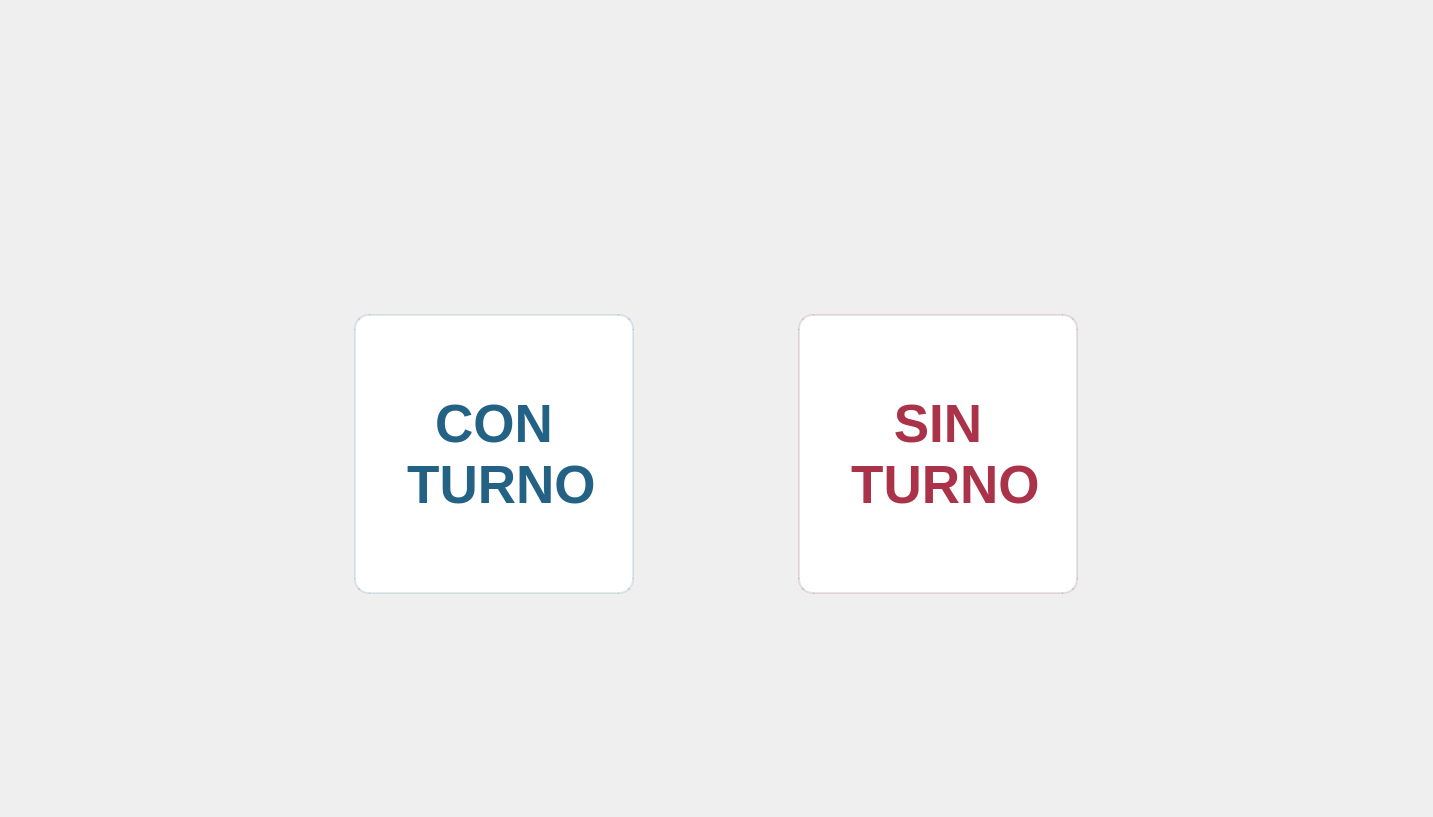
<?xml version="1.0" encoding="UTF-8"?>
<ui version="4.0">
 <class>base</class>
 <widget class="QMainWindow" name="base">
  <property name="geometry">
   <rect>
    <x>0</x>
    <y>0</y>
    <width>1433</width>
    <height>817</height>
   </rect>
  </property>
  <property name="windowTitle">
   <string>MainWindow</string>
  </property>
  <property name="styleSheet">
   <string notr="true">#centralwidget{
	background-image: url(:/imagenes/img/fondo.jpg);
}

QPushButton{
	border-radius:15px;
  	border-style: solid;
    border-width: 1.5px;
	color: rgb(0, 73, 113);
	background-color: rgb(255, 255, 255);
}

#center{
	border-image: url(:/imagenes/img/fondo_sin.jpg);
	border-radius: 40px;
}

#btn1{
	color: rgba(0, 73, 113, 220);
	border-color: rgba(0, 73, 113,30);
}

#btn2{
	color: rgba(157, 19, 45,220);
	
	border-color: rgba(95, 12, 28, 30);
}

#btn1:pressed{
	background-color: rgb(223, 223, 223);
	color: rgba(0, 73, 113, 240);
  	border-style: solid;
    border-width: 4px;
	border-color: rgba(0, 73, 113,20);
}

#btn2:pressed{
	background-color: rgb(223, 223, 223);
	color: rgba(157, 19, 45,240);
  	border-style: solid;
    border-width: 4px;
	border-color: rgba(95, 12, 28, 20);

}

</string>
  </property>
  <widget class="QWidget" name="centralwidget">
   <property name="styleSheet">
    <string notr="true"/>
   </property>
   <layout class="QVBoxLayout" name="verticalLayout">
    <property name="spacing">
     <number>0</number>
    </property>
    <property name="leftMargin">
     <number>0</number>
    </property>
    <property name="topMargin">
     <number>0</number>
    </property>
    <property name="rightMargin">
     <number>0</number>
    </property>
    <property name="bottomMargin">
     <number>0</number>
    </property>
    <item>
     <widget class="QWidget" name="widget" native="true">
      <property name="styleSheet">
       <string notr="true"/>
      </property>
      <layout class="QHBoxLayout" name="horizontalLayout_2">
       <property name="spacing">
        <number>60</number>
       </property>
       <property name="topMargin">
        <number>100</number>
       </property>
       <item alignment="Qt::AlignHCenter|Qt::AlignVCenter">
        <widget class="QWidget" name="center" native="true">
         <property name="minimumSize">
          <size>
           <width>900</width>
           <height>500</height>
          </size>
         </property>
         <layout class="QHBoxLayout" name="horizontalLayout">
          <item>
           <widget class="QWidget" name="cont1" native="true">
            <layout class="QVBoxLayout" name="verticalLayout_3">
             <item alignment="Qt::AlignHCenter|Qt::AlignVCenter">
              <widget class="QPushButton" name="btn1">
               <property name="sizePolicy">
                <sizepolicy hsizetype="Fixed" vsizetype="Fixed">
                 <horstretch>0</horstretch>
                 <verstretch>0</verstretch>
                </sizepolicy>
               </property>
               <property name="minimumSize">
                <size>
                 <width>280</width>
                 <height>280</height>
                </size>
               </property>
               <property name="font">
                <font>
                 <pointsize>40</pointsize>
                 <bold>true</bold>
                </font>
               </property>
               <property name="text">
                <string>CON 
 TURNO</string>
               </property>
              </widget>
             </item>
            </layout>
           </widget>
          </item>
          <item>
           <widget class="QWidget" name="cont2" native="true">
            <layout class="QHBoxLayout" name="horizontalLayout_3">
             <item>
              <widget class="QPushButton" name="btn2">
               <property name="sizePolicy">
                <sizepolicy hsizetype="Fixed" vsizetype="Fixed">
                 <horstretch>0</horstretch>
                 <verstretch>0</verstretch>
                </sizepolicy>
               </property>
               <property name="minimumSize">
                <size>
                 <width>280</width>
                 <height>280</height>
                </size>
               </property>
               <property name="font">
                <font>
                 <pointsize>40</pointsize>
                 <bold>true</bold>
                </font>
               </property>
               <property name="text">
                <string>SIN 
 TURNO</string>
               </property>
              </widget>
             </item>
            </layout>
           </widget>
          </item>
         </layout>
        </widget>
       </item>
      </layout>
     </widget>
    </item>
   </layout>
  </widget>
 </widget>
 <resources>
  <include location="pantalla1.qrc"/>
 </resources>
 <connections/>
</ui>
